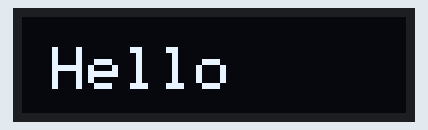
The sketch below on a simulated Arduino Uno, built with avr-gcc and run on an emulated ATmega328P. Shown: 128×32 one-colour display. The display library's start-up logo is not drawn; no radio packets arrive unless stated.

Above: at 0.1 s.
At 1.1 s:
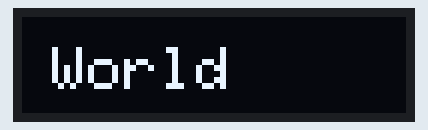

Measured:
- what the display in image 0 shows lasts 1.0 s, from 0.1 s to 1.1 s

The sketch:

Test_Transmitter.ino
```cpp
/*
 * Simple test transmitter program that transmits
 * Hello and then World in a loop. This should be
 * used for testing all the systems.
 */

#include <SPI.h>
#include <nRF24L01.h>
#include <RF24.h>
#include <Wire.h>
#include <Adafruit_GFX.h>
#include <Adafruit_SSD1306.h>

RF24 radio(7, 8); // CE, CSN

const byte address[6] = "00001";
char text[32]; // Index for the receiver.

// OLED initialize
#define OLED_RESET 4
Adafruit_SSD1306 display(OLED_RESET);

void setup() {
  Serial.begin(9600);
  radio.begin();
  radio.openWritingPipe(address);
  radio.setPALevel(RF24_PA_MIN);
  radio.stopListening();

  // OLED state.
  display.begin(SSD1306_SWITCHCAPVCC, 0x3C);  // initialize with the I2C addr 0x3C (for the 128x32)

  display.display(); // show splashscreen
  display.clearDisplay();   // clears the screen and buffer
}

void loop() {
  char textA[] = "Hello";
  radio.write(&textA, sizeof(textA));
  showText(textA);
  delay(1000);

  char textB[] = "World";
  radio.write(&textB, sizeof(textB));
  showText(textB);
  delay(1000);
}

void showText(char* string) {
  display.clearDisplay();

  display.setTextSize(2);
  display.setTextColor(WHITE);
  display.setCursor(10, 10);
  display.println(string);
  display.display();
}
```
